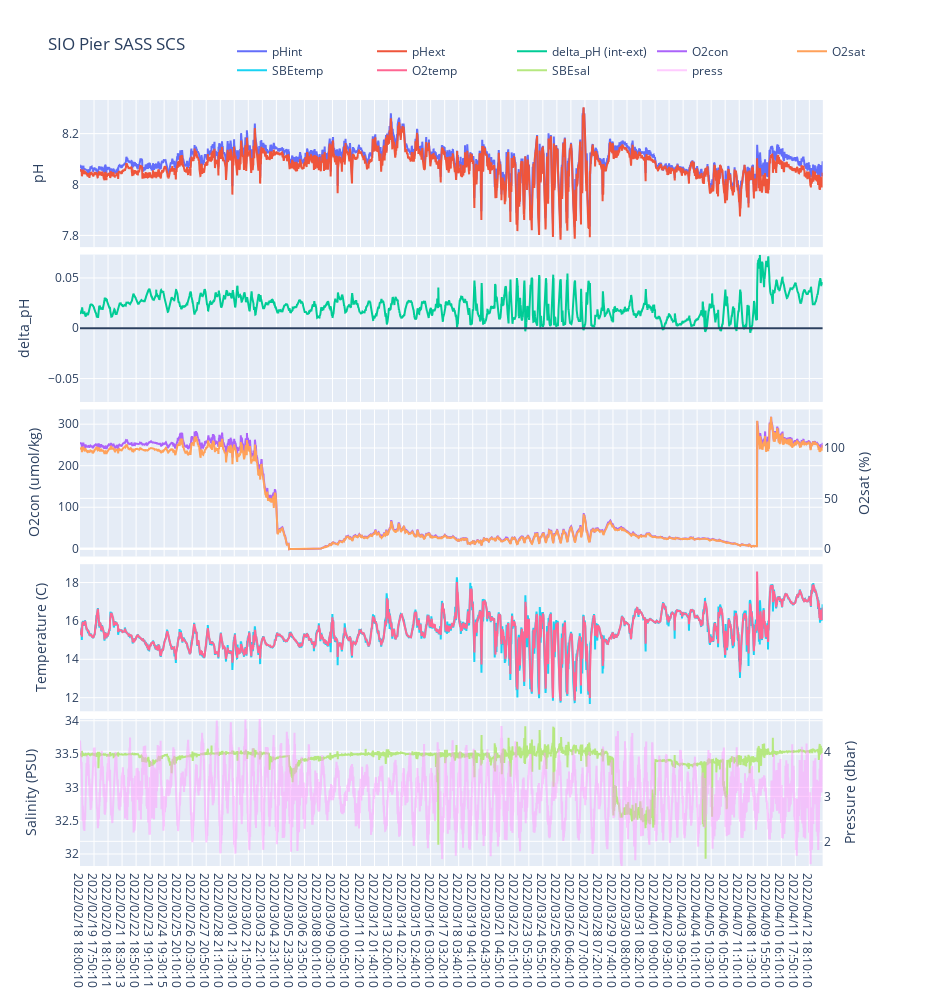

Notebook code cell kept with this figure:
### Code cell
plot_all.plot_all(unq_sen,df,df.datetime,df.pHint_cal,df.pHext_cal,df.O2_corr,df.O2sat,df.SBEtemp,df.O2temp,df.pHtemp,df.SBEsal,df.press)

### Figure 1 — Plotly figure (JSON) as saved in the notebook; plotly's stock layout.template omitted (floating-point values rounded to 4 significant figures; data arrays with more than 128 entries replaced by an {"elided": "..."} marker saying what was removed)
{"data": [{"name": "pHint", "type": "scatter", "x": {"elided": "7731 str values"}, "xaxis": "x5", "y": {"elided": "7731 float values"}, "yaxis": "y"}, {"name": "pHext", "type": "scatter", "x": {"elided": "7731 str values"}, "xaxis": "x5", "y": {"elided": "7731 float values"}, "yaxis": "y"}, {"name": "delta_pH (int-ext)", "type": "scatter", "x": {"elided": "7731 str values"}, "xaxis": "x5", "y": {"elided": "7731 float values"}, "yaxis": "y3"}, {"name": "O2con", "type": "scatter", "x": {"elided": "7731 str values"}, "xaxis": "x5", "y": {"elided": "7731 float values"}, "yaxis": "y5"}, {"name": "O2sat", "type": "scatter", "x": {"elided": "7731 str values"}, "xaxis": "x5", "y": {"elided": "7731 float values"}, "yaxis": "y6"}, {"name": "SBEtemp", "type": "scatter", "x": {"elided": "7731 str values"}, "xaxis": "x5", "y": {"elided": "7731 float values"}, "yaxis": "y7"}, {"name": "O2temp", "type": "scatter", "x": {"elided": "7731 str values"}, "xaxis": "x5", "y": {"elided": "7731 float values"}, "yaxis": "y7"}, {"name": "SBEsal", "type": "scatter", "x": {"elided": "7731 str values"}, "xaxis": "x5", "y": {"elided": "7731 float values"}, "yaxis": "y9"}, {"name": "press", "opacity": 0.5, "type": "scatter", "x": {"elided": "7731 str values"}, "xaxis": "x5", "y": {"elided": "7731 float values"}, "yaxis": "y10"}], "layout": {"height": 1000, "hovermode": "x unified", "legend": {"orientation": "h", "x": 1, "xanchor": "right", "y": 1.02, "yanchor": "bottom"}, "shapes": [{"type": "line", "x0": 0, "x1": 1, "xref": "x2 domain", "y0": 0, "y1": 0, "yref": "y3"}, {"type": "line", "x0": "2022/02/18 18:04:14", "x1": "2022/02/18 18:04:14", "xref": "x", "y0": 0, "y1": 1, "yref": "y domain"}, {"type": "line", "x0": "2022/02/18 18:04:14", "x1": "2022/02/18 18:04:14", "xref": "x2", "y0": 0, "y1": 1, "yref": "y3 domain"}], "title": {"text": "SIO Pier SASS SCS"}, "width": 950, "xaxis": {"anchor": "y", "domain": [0, 0.94], "matches": "x5", "showticklabels": false}, "xaxis2": {"anchor": "y3", "domain": [0, 0.94], "matches": "x5", "showticklabels": false}, "xaxis3": {"anchor": "y5", "domain": [0, 0.94], "matches": "x5", "showticklabels": false}, "xaxis4": {"anchor": "y7", "domain": [0, 0.94], "matches": "x5", "showticklabels": false}, "xaxis5": {"anchor": "y9", "domain": [0, 0.94]}, "yaxis": {"anchor": "x", "domain": [0.808, 1], "title": {"text": "pH"}}, "yaxis10": {"anchor": "x5", "overlaying": "y9", "range": [1.452, 4.72], "side": "right", "title": {"text": "Pressure (dbar)"}}, "yaxis2": {"anchor": "x", "overlaying": "y", "side": "right"}, "yaxis3": {"anchor": "x2", "domain": [0.606, 0.798], "range": [-0.07308, 0.07308], "title": {"text": "delta_pH"}}, "yaxis4": {"anchor": "x2", "overlaying": "y3", "range": [-0.07308, 0.07308], "side": "right"}, "yaxis5": {"anchor": "x3", "domain": [0.404, 0.596], "title": {"text": "O2con (umol/kg)"}}, "yaxis6": {"anchor": "x3", "overlaying": "y5", "side": "right", "title": {"text": "O2sat (%)"}}, "yaxis7": {"anchor": "x4", "domain": [0.202, 0.394], "title": {"text": "Temperature (C)"}}, "yaxis8": {"anchor": "x4", "overlaying": "y7", "side": "right"}, "yaxis9": {"anchor": "x5", "domain": [0, 0.192], "title": {"text": "Salinity (PSU)"}}}}
